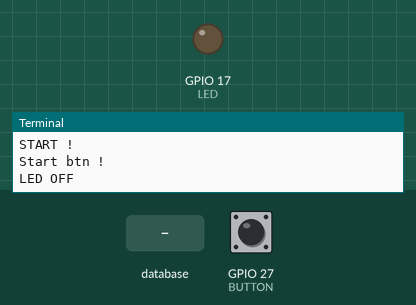
The program below on a simulated Raspberry Pi (BCM pin numbers). Parts: output pins drawn as LEDs (lit = HIGH), the last lines printed to the terminal. Inputs (shaded band) come from the test bench; at power-on: GPIO 27 (BUTTON) HIGH. Each call to the cloud database takes 0.3 s, and an entry nobody has set reads as its off value or as empty; threads take turns every 2 ms.

Above: at 1.2 s.
1.3 s: database entry "luz_sala" set to "1"
At 1.8 s:
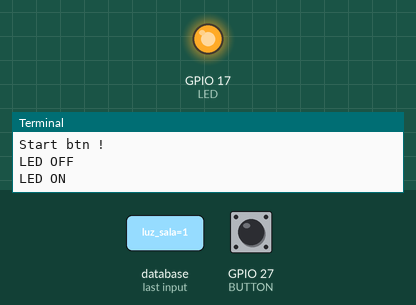
4.6 s: database entry "luz_sala" set to "0"
At 5.6 s:
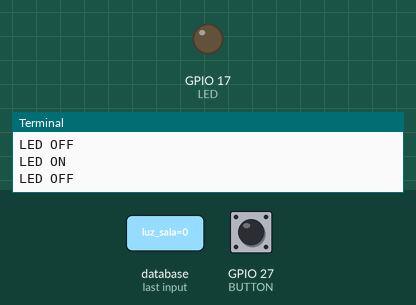
Timing chart, 0 to 7.6 s (numbered marks = the images above; inputs shaded):
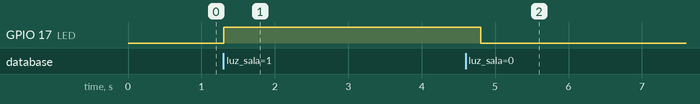

Measured:
- after the input at 1.3 s, GPIO 17 (LED): LOW → HIGH at once
- after the input at 4.6 s, GPIO 17 (LED): HIGH → LOW after 0.20 s

The program:

main.py
```python
#!/usr/bin/python
# -*- coding: utf-8 -*-
# autor: Jefferson Rivera
# Abril de 2018
# email: riverajefer@gmail.com

import sys
from time import sleep
import signal
from gpiozero import LED, Button
from threading import Thread
import firebase_admin
from firebase_admin import credentials
from firebase_admin import db

LED = LED(17)
BUTTON = Button(27)

PAHT_CRED = '/home/pi/iot/cred.json'
URL_DB = 'https://rpi-demo-e24dd.firebaseio.com/'
REF_HOME = 'home'
REF_LUCES = 'luces'
REF_BOTONES = 'botones'
REF_LUZ_SALA = 'luz_sala'
REF_PULSADOR_A = 'pulsador_a'

class IOT():

    def __init__(self):
        cred = credentials.Certificate(PAHT_CRED)
        firebase_admin.initialize_app(cred, {
            'databaseURL': URL_DB
        })

        self.refHome = db.reference(REF_HOME)

        #self.estructuraInicialDB() # solo ejecutar la primera vez

        self.refLuces = self.refHome.child(REF_LUCES)
        self.refLuzSala = self.refLuces.child(REF_LUZ_SALA)

        self.refBotones = self.refHome.child(REF_BOTONES)
        self.refPulsadorA = self.refBotones.child(REF_PULSADOR_A)

    def estructuraInicialDB(self):
        self.refHome.set({
            'luces': {
                'luz_sala':True,
                'luz_cocina':True
            },
            'botones':{
                'pulsador_a':True,
                'pulsador_b':True
            }
        })

    def ledControlGPIO(self, estado):
        if estado:
            LED.on()
            print('LED ON')
        else:
            LED.off()
            print('LED OFF')

    def lucesStart(self):

        E, i = [], 0

        estado_anterior = self.refLuzSala.get()
        self.ledControlGPIO(estado_anterior)

        E.append(estado_anterior)

        while True:
          estado_actual = self.refLuzSala.get()
          E.append(estado_actual)

          if E[i] != E[-1]:
              self.ledControlGPIO(estado_actual)

          del E[0]
          i = i + i
          sleep(0.4)

    def pulsador_on(self):
        print('Pulsador On')
        self.refPulsadorA.set(True)

    def pulsador_off(self):
        print('Pulsador Off')
        self.refPulsadorA.set(False)

    def botonesStart(self):
        print('Start btn !')
        BUTTON.when_pressed = self.pulsador_on
        BUTTON.when_released = self.pulsador_off


print ('START !')
iot = IOT()

subproceso_led = Thread(target=iot.lucesStart)
subproceso_led.daemon = True
subproceso_led.start()

subproceso_btn = Thread(target=iot.botonesStart)
subproceso_btn.daemon = True
subproceso_btn.start()
signal.pause()
```
